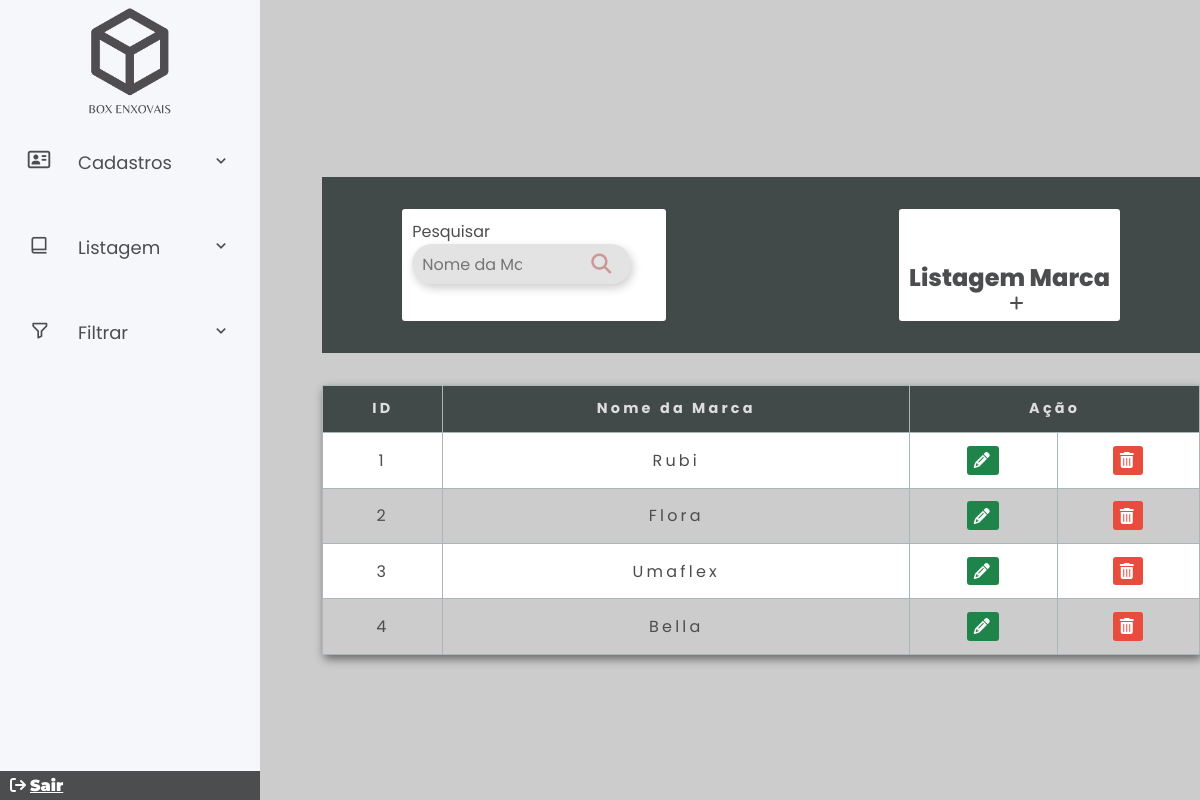
Screenshot of /adm/listarMarcaProduto.php with the database file from the repository.
### tables this page shows
CREATE TABLE `marca_produto` (
  `codMarcaProd` int(11) NOT NULL,
  `nomeMarcaProd` varchar(50) DEFAULT NULL,
  `status` int(11) NOT NULL DEFAULT 1
);

### adm/listarMarcaProduto.php (the view, shortened to what this page needs)
<?php
require_once("../assets/conexao.php");
$V_WHERE = "";
$sql = "select * from marca_produto
where 1 = 1" . $V_WHERE;
$resultado = mysqli_query($conexao, $sql);
?>
<?php require_once("sidebar.php"); ?>
<section class="home-section">
    <div class="card-listar">
        <div class="card-body pesquisar">
            <form method="POST">
                <div class="input-group">
                    <div class="input-box">
                        <label for="nomeMarca">Pesquisar</label>
                        <div class="search-box">
                            <input type="text" style="width: 50%;" class="search-text" placeholder="Nome da Marca" id="nomeMarca" name="nomeMarca" />
                            <button class="search-btn" name="pesquisar"><i class="fa-solid fa-magnifying-glass cor-i"></i></button>
                        </div>
                    </div>
                </div>
            </form>
        </div>
        <div class="card-body">
            <h2 class="title-marca">Listagem Marca</h2>
            <a href="cadMarcaProduto.php" class="btn-plus"><i class="fa-solid fa-plus"></i></a>
        </div>
    </div>
    <div class="container mt-3">
        <div class="tbl_container">
            <table class="tbl">
                <thead>
                    <tr>
                        <th>ID</th>
                        <th>Nome da Marca</th>
                        <th colspan="2">Ação</th>
                    </tr>
                </thead>
                <tbody>
                    <?php while ($linha = mysqli_fetch_array($resultado)) { ?>
                        <tr>
                            <td data-lable="ID"><?= $linha['codMarcaProd'] ?></td>
                            <td data-lable="Nome da Marca"><?= $linha['nomeMarcaProd'] ?></td>
                            <td data-lable="Editar">
                                <a href="alterarMarcaProduto.php?codMarcaProd=<?= $linha['codMarcaProd'] ?>" class="botao-listar btn_edit"><i class="fa fa-pencil"></i></a>
                            </td>
                            <td data-lable="Excluir">
                                <a href="listarMarcaProduto.php?codMarcaProd=<?= $linha['codMarcaProd'] ?>" class="botao-listar btn_trash" onclick="return confirm('Confirmar exclusão?')"><i class="fa fa-trash"></i></a>
                            </td>
                        </tr>
                    <?php } ?>
                </tbody>
            </table>
        </div>
    </div>
</section>
<?php require_once("rodapeSidebar.php") ?>

### assets/css/adm.css (style rules this page uses)
* { margin: 0; padding: 0; box-sizing: border-box; font-family: 'Montserrat'; color: #4c4d4f; }
.home-section { margin-left: 270px; width: 80%; }
.card-body { border: none; padding: 10px; background: #fff; border-radius: 3px; margin: 2rem; margin-left: 5rem; margin-right: 5rem; }
.pesquisar { width: 50%; justify-content: space-between; }
.title-marca { margin-top: 20%; align-items: center; font-weight:800; }
.btn-plus { color: #cb9897; margin-left: 50%; margin-right: 50%; }
.container { max-width: 1440px; max-height: 90%; width: 100%; background: #fff; box-shadow: 2px 4px 10px rgba(0,0,0,0.5); border-radius: 3px; }
.tbl { width: 100%; border-collapse: collapse; }
.tbl thead { background: #424949; color: #fff; }
.tbl thead tr th { font-size: 0.9rem; padding: 0.8rem; letter-spacing: 0.2rem; vertical-align: top; border: 1px solid #aab7b8; color: #ddd; }
.tbl tbody tr td { font-size: 1rem; letter-spacing: 0.2rem; font-weight: normal; text-align: center; border: 1px solid #aab7b8; padding: 0.8rem; }
.tbl tr:nth-child(even) { background: #ccc; }
.tbl .botao-listar { display: inline-block; border: none; margin: 0 auto; padding: 0.4rem; border-radius: 3px; outline: none; cursor: pointer; }
.btn_trash { background: #e74c3c; color: #fff; }
.btn_edit { background: #1e8449; color: #fff; }
.search-box { width: 80%; background:#0000001c; box-shadow: 2px 4px 10px rgba(0,0,0,0.2); height: 40px; padding: 10px; border-radius: 40px; display: flex; justify-content: space-between; align-items: center; }
.search-text { border: none; background: none; width: 80%; outline: none; padding: 0; color: #000; font-size: 16px; transition: 0.5s; }
.search-btn { width: 40px; height: 40px; border-radius: 50%; background: none; border: none; display: flex; justify-content: center; align-items: center; transition: 0.5s; }
.cor-i { color: #cb9897; font-size: 20px; }

### adm/listarMarcaProduto.php (style rules this page uses)
* { padding: 0; margin: 0; box-sizing: border-box; font-family: "poppins", sans-serif; }
body { background: #ccc; display: flex; justify-content: center; align-items: center; min-height: 100vh; }
.card-listar { display: flex; justify-content: space-between; background: #424949; margin-top: 2rem; margin-bottom: 2rem; }
.pesquisar { width: 30%; justify-content: space-between; }
.search-box { width: 90%; background: #0000001c; box-shadow: 2px 4px 10px rgba(0, 0, 0, 0.2); height: 40px; padding: 10px; border-radius: 40px; display: flex; justify-content: space-between; align-items: center; }
.botao-listar i { color: #fff; }

### rows the page displays
marca_produto: codMarcaProd "1", nomeMarcaProd "Rubi"
marca_produto: codMarcaProd "2", nomeMarcaProd "Flora"
marca_produto: codMarcaProd "3", nomeMarcaProd "Umaflex"
marca_produto: codMarcaProd "4", nomeMarcaProd "Bella"
